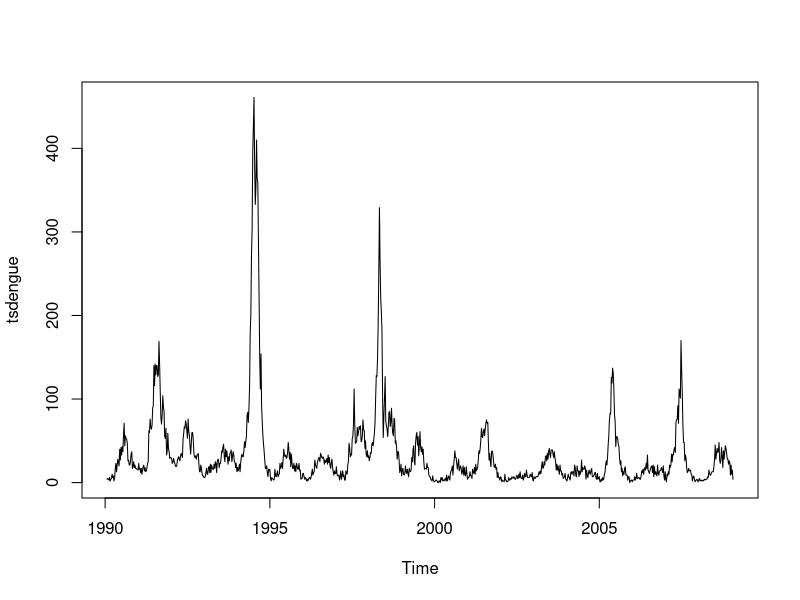
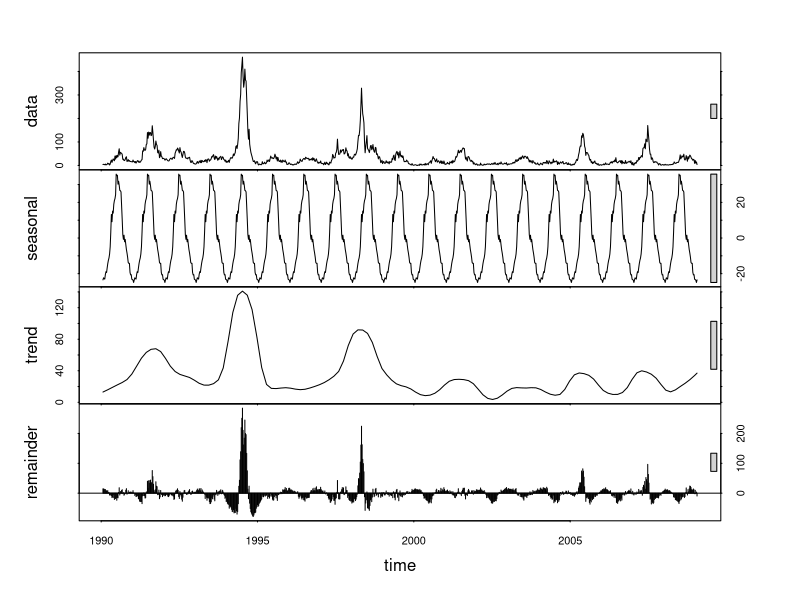
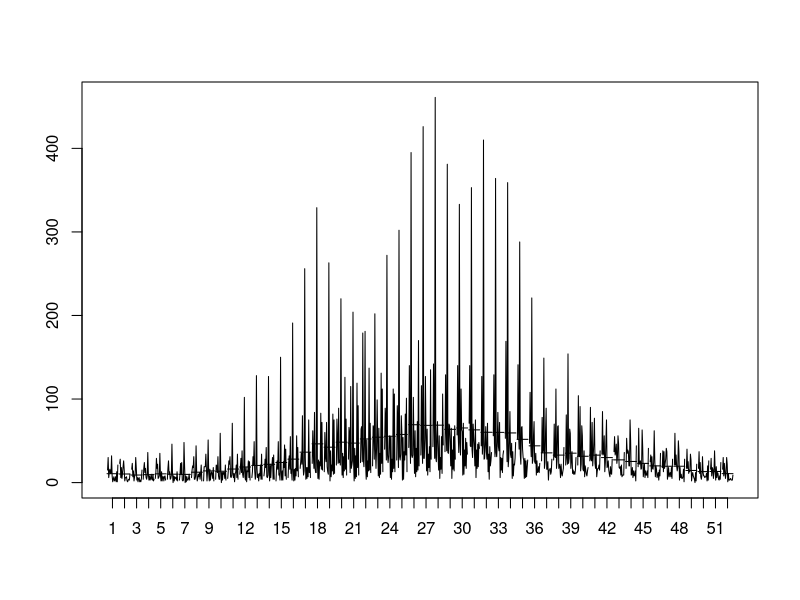
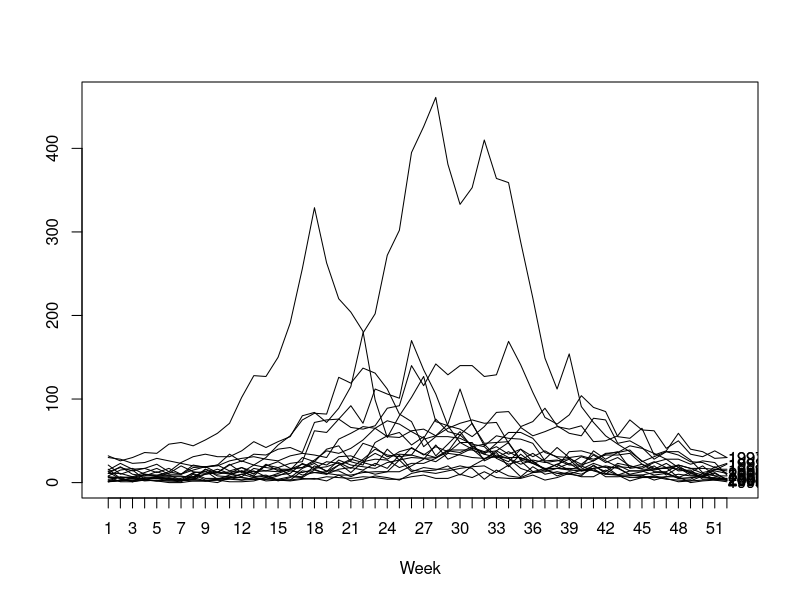
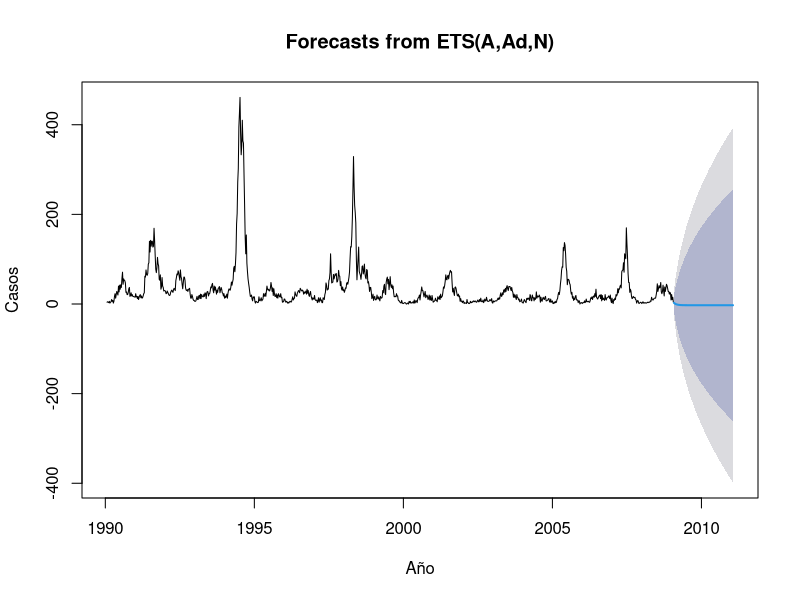
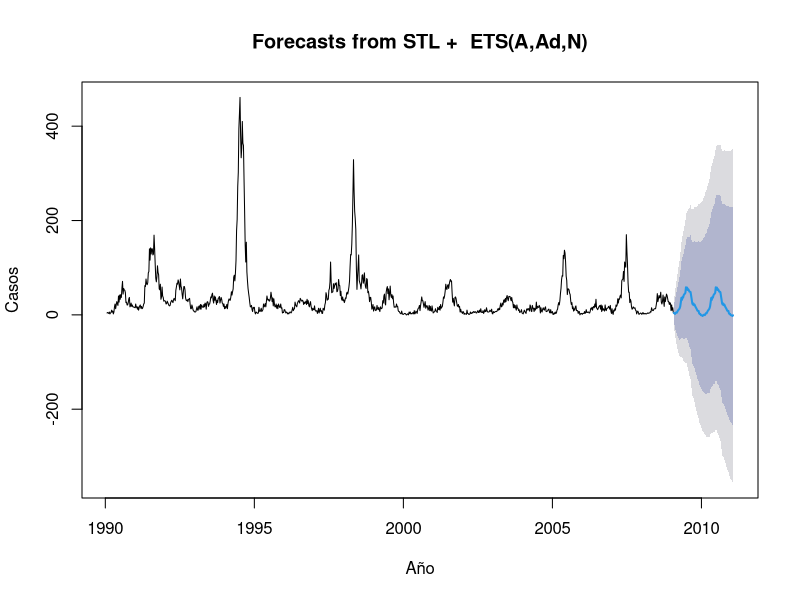
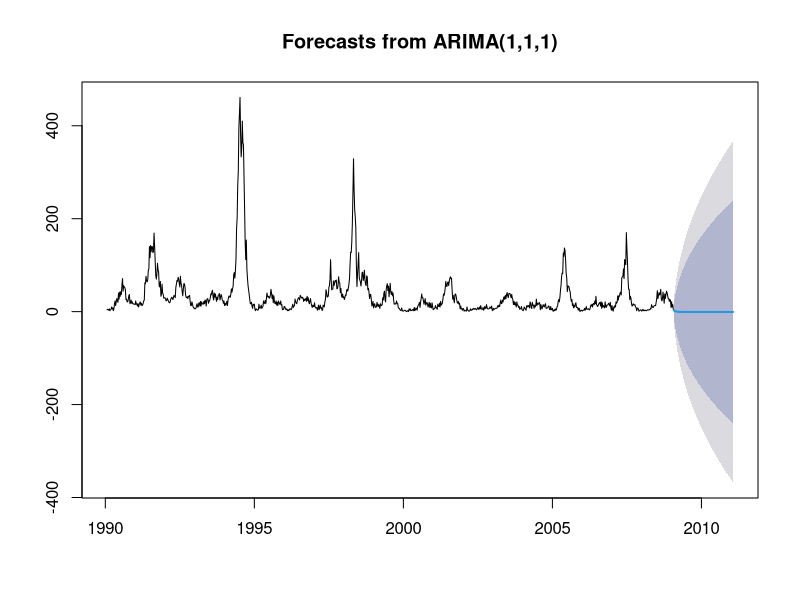
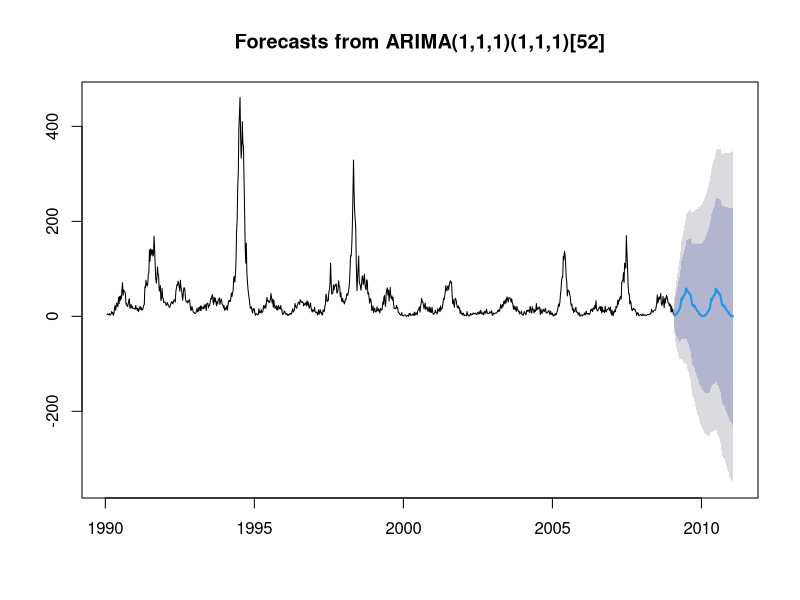

Here is the R script that generated these plots, in order:
## ---- chunk 1
#datos San_Juan_Training_Data
library(readr)
sanjuan_dengue <- read_csv("data/San_Juan_Training_Data.csv")
#crear objeto ts
tsdengue <- ts(sanjuan_dengue$total_cases, start = c(1990, 4), end = c(2009, 4), frequency = 52)
max(tsdengue)
min(tsdengue)
## ---- chunk 2
#gráfica sencilla
plot(tsdengue)
## ---- chunk 3
#descomposición de la ts
fit.dengue <- stl(tsdengue, s.window = "periodic")
plot(fit.dengue)
## ---- chunk 4
#gráficas para ver detalles de meses y estacionalidad
library(forecast)
monthplot(tsdengue, xlab = "", ylab = "")
seasonplot(tsdengue, year.labels = TRUE, main = "", type = "l")
## ---- chunk 5
#predicción
#AZN (no estacional)
predict.dengue <- ets(tsdengue, model = "AZN")
plot(forecast(predict.dengue, 104), xlab = "Año", ylab = "Casos")
## ---- chunk 6
#estacional automatico
pred.dengue <- stl(tsdengue, s.window = "periodic")
plot(forecast(pred.dengue), xlab = "Año", ylab = "Casos", flty = 1)
## ---- chunk 7
#ARIMA
pred.autoarima <- auto.arima(x = tsdengue)
dengue.for2 <- forecast(object = pred.autoarima, h = 104)
plot(dengue.for2)
pred.arima <- Arima(tsdengue, order = c(1,1,1), seasonal = c(1,1,1))
dengue.for1 <- forecast(object = pred.arima, h = 104)
plot(dengue.for1)
